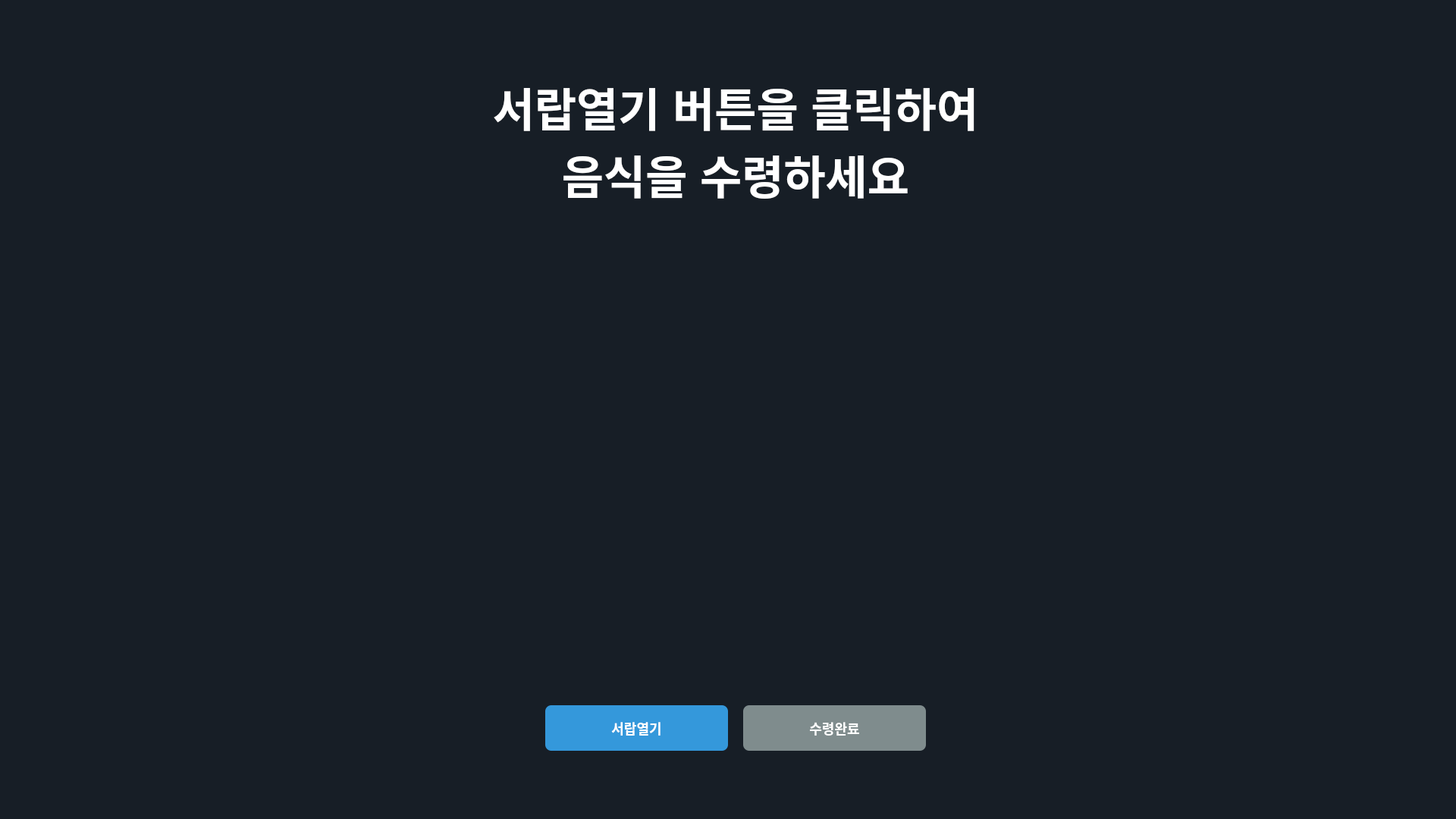
<?xml version="1.0" encoding="UTF-8"?>
<ui version="4.0">
 <class>DrawerOpen</class>
 <widget class="QWidget" name="DrawerOpen">
  <property name="geometry">
   <rect>
    <x>0</x>
    <y>0</y>
    <width>1920</width>
    <height>1080</height>
   </rect>
  </property>
  <property name="windowTitle">
   <string>Drawer Open</string>
  </property>
  <property name="styleSheet">
   <string>QWidget {
    background-color: #171E26;
}

QLabel {
    color: white;
    font-family: &quot;Malgun Gothic&quot;, &quot;Arial&quot;, sans-serif;
    background-color: transparent;
    border: none;
}

QPushButton {
    background-color: #3498db;
    color: white;
    border: none;
    border-radius: 8px;
    font-family: &quot;Malgun Gothic&quot;, sans-serif;
    font-weight: bold;
    font-size: 18px;
}

QPushButton:hover {
    background-color: #2980b9;
}</string>
  </property>
  <widget class="QLabel" name="instructionText">
   <property name="geometry">
    <rect>
     <x>470</x>
     <y>80</y>
     <width>1000</width>
     <height>211</height>
    </rect>
   </property>
   <property name="styleSheet">
    <string notr="true">font-size: 60px; 
font-weight: bold; 
color: white; 
line-height: 1.3;</string>
   </property>
   <property name="text">
    <string>서랍열기 버튼을 클릭하여
음식을 수령하세요</string>
   </property>
   <property name="alignment">
    <set>Qt::AlignCenter</set>
   </property>
  </widget>
  <widget class="QLabel" name="receiveImage">
   <property name="geometry">
    <rect>
     <x>690</x>
     <y>330</y>
     <width>541</width>
     <height>531</height>
    </rect>
   </property>
   <property name="styleSheet">
    <string>background-color: transparent;</string>
   </property>
   <property name="text">
    <string/>
   </property>
   <property name="scaledContents">
    <bool>true</bool>
   </property>
   <property name="alignment">
    <set>Qt::AlignCenter</set>
   </property>
  </widget>
  <widget class="QPushButton" name="openDrawerButton">
   <property name="geometry">
    <rect>
     <x>719</x>
     <y>930</y>
     <width>241</width>
     <height>60</height>
    </rect>
   </property>
   <property name="styleSheet">
    <string>font-size: 18px; font-weight: bold;</string>
   </property>
   <property name="text">
    <string>서랍열기</string>
   </property>
  </widget>
  <widget class="QPushButton" name="pickupCompleteButton">
   <property name="enabled">
    <bool>false</bool>
   </property>
   <property name="geometry">
    <rect>
     <x>980</x>
     <y>930</y>
     <width>241</width>
     <height>60</height>
    </rect>
   </property>
   <property name="styleSheet">
    <string>background-color: #7f8c8d; font-size: 18px; font-weight: bold;</string>
   </property>
   <property name="text">
    <string>수령완료</string>
   </property>
  </widget>
 </widget>
 <resources/>
 <connections/>
</ui>
